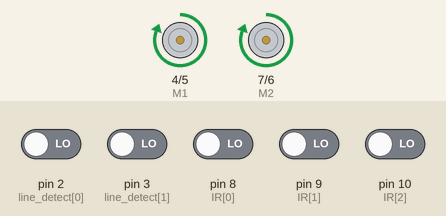
This sketch was run on a simulated Arduino Uno, built with avr-gcc and run on an emulated ATmega328P. Shown: direction and speed pins drawn as motors (green arrow = direction pin HIGH = forward, orange = LOW = backward, longer = more drive). Inputs (shaded band) come from the test bench; at power-on: pin 2 (line_detect[0]), pin 3 (line_detect[1]), pin 8 (IR[0]), pin 9 (IR[1]), pin 10 (IR[2]) LOW. What the sketch prints to the serial monitor is not drawn.

Above: at 1.2 s.
1.3 s: pin 3 (line_detect[1]) driven HIGH
At 2.1 s:
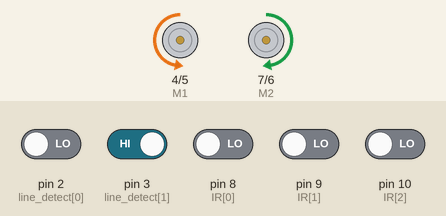
4.3 s: pin 2 (line_detect[0]) driven HIGH
At 6.2 s:
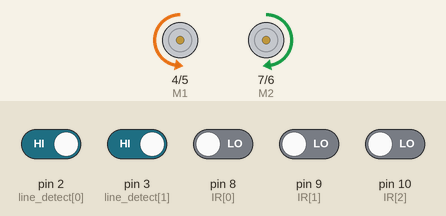
7.3 s: pin 8 (IR[0]) driven HIGH
At 8.8 s:
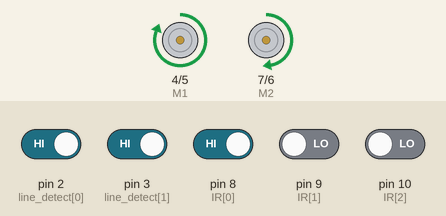
Timing chart, 0 to 7.7 s (numbered marks = the images above; inputs shaded):
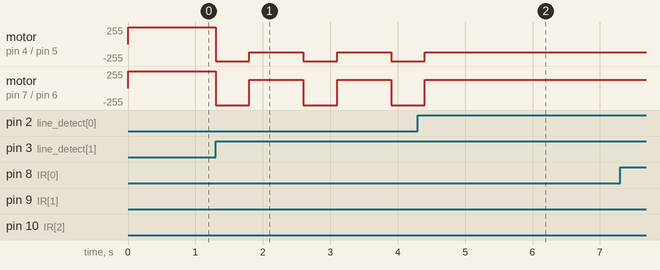

The sketch:

crush_gear.ino
```cpp
int line_detect[] = {2, 3};	//pin 2 is front and pin 3 is back
int IR[] = {8, 9, 10};		//pin 8, 9 and 10 are left, mid and right
int E1 = 5;
int M1 = 4;
int E2 = 6;
int M2 = 7;

void setup()
{
	Serial.begin(115200);

	pinMode(line_detect[0], INPUT);
	pinMode(line_detect[1], INPUT);
	pinMode(IR[0], INPUT);
	pinMode(IR[1], INPUT);
	pinMode(IR[2], INPUT);
	pinMode(M1, OUTPUT);
    pinMode(M2, OUTPUT);
    // stop the car first
    while(digitalRead(IR[1]) == HIGH){
        analogWrite(E1, 0);
		analogWrite(E2, 0);
    }

}

void loop()	{
	//Step 1: test the five sensor and adjust them
	Serial.print(digitalRead(line_detect[0]));
	Serial.print(", ");
	Serial.print(digitalRead(line_detect[1]));
	Serial.print(", ");
	Serial.print(digitalRead(IR[0]));
	Serial.print(", ");
	Serial.print(digitalRead(IR[1]));
	Serial.print(", ");
	Serial.println(digitalRead(IR[2]));

	//Step 2: test the direction of motor
	//       adjust the M1 and M2 if the motor is not forward at first
	forward();

	//Step 3: add 2 interrup, make sure the car will not rush out the region
	if(digitalRead(line_detect[1]) == LOW){		//back line detect trigger
	    forward();
	}

	else if(digitalRead(line_detect[0]) == LOW){		//front line detect trigger
	    backward();
	    delay(500);
	    turn_left();
	    delay(800);
	    forward();
	}

	//Step 4: track the other car if IR sensor trigger
	else if(digitalRead(IR[0]) == LOW){
		turn_left();
	}
	else if(digitalRead(IR[2]) == LOW){
		turn_right();
	}
	else if(digitalRead(IR[1]) == LOW){
	    forward();
	}
	else {
		turn_left();
	}
}

void forward() {
  	digitalWrite(M1, HIGH);
	digitalWrite(M2, HIGH);
	analogWrite(E1, 255);
	analogWrite(E2, 255);
}

void turn_left()  {
  	digitalWrite(M1, LOW);
	digitalWrite(M2, HIGH);
	analogWrite(E1, 127);
	analogWrite(E2, 127);
}

void backward()	{
	digitalWrite(M1, LOW);
	digitalWrite(M2, LOW);
	analogWrite(E1, 255);
	analogWrite(E2, 255);
}

void turn_right()	{
	digitalWrite(M1, HIGH);
	digitalWrite(M2, LOW);
	analogWrite(E1, 127);
	analogWrite(E2, 127);
}
```

Measured:
- after the input at 1.3 s, motor on pin 4 (M1) / pin 5 (E1): alternates backward 255/255 for 0.50 s and backward 127/255 for 0.80 s, starting at once; motor on pin 7 (M2) / pin 6 (E2): alternates backward 255/255 for 0.50 s and forward 127/255 for 0.80 s, starting at once
- after the input at 4.3 s, motor on pin 4 (M1) / pin 5 (E1): goes on until 4.4 s, then stays backward 127/255; motor on pin 7 (M2) / pin 6 (E2): goes on until 4.4 s, then stays forward 127/255
